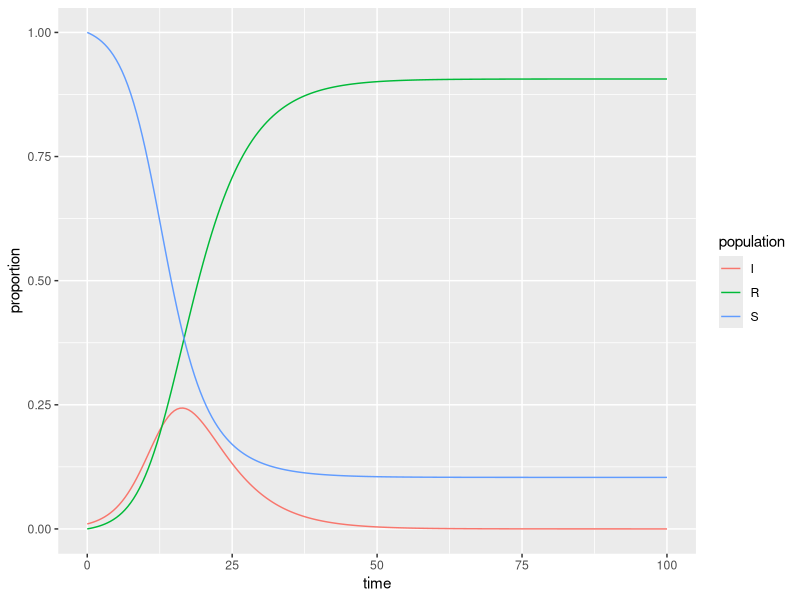

Recreate this plot in R.
## ---- chunk 1
knitr::opts_chunk$set(echo = TRUE)
library(tidyverse)
library(deSolve)
## ---- chunk 2
### Specify parameters

## Proportion in each compartment: Susceptible 0.999999, Infected 0.000001, Recovered 0 (these are directly from the example linked above)
init <- c(S = 1-1e-6, I = 1e-2, R = 0.0)

## beta: infection parameter; gamma: recovery parameter
parameters <- c(beta = 0.5, gamma = 0.2)

## Time frame
times      <- seq(0, 100, by = 0.5)
## ---- chunk 3
## Build the function with all 
sir <- function(time, state, parameters) {

  with(as.list(c(state, parameters)), {

    dS <- -beta * S * I
    dI <-  beta * S * I - gamma * I
    dR <-  gamma * I
    
    return(list(c(dS, dI, dR)))
  })
}
## ---- chunk 4
## Solve using `deSolve::ode()`
approximation <- ode(y = init, times = times, func = sir, parms = parameters)
## ---- chunk 5
## Get output into a data frame
approx_df <- as.data.frame(approximation)

## Pivot longer so R will do the work for us: 
approx_long <- approx_df %>% 
  pivot_longer(cols = S:R, names_to = "population", values_to = "proportion")

## ---- chunk 6
ggplot(data = approx_long, aes(x = time, y = proportion)) +
  geom_line(aes(color = population))
